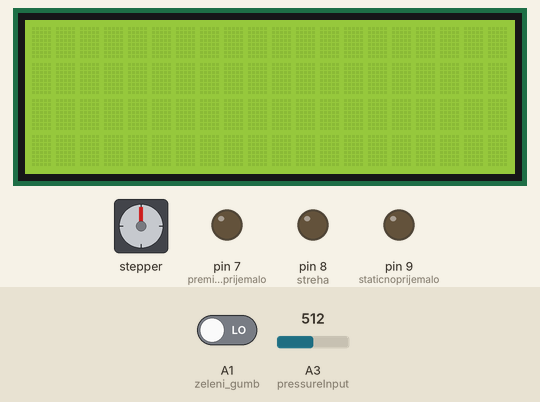
Recording of a sketch running on a simulated Arduino Uno, built with avr-gcc and run on an emulated ATmega328P. Parts: 20×4 character LCD, stepper motor, output pins drawn as LEDs (lit = HIGH). The inputs (shaded band) are chosen by the test bench; at power-on: A3 (pressureInput) = 512, A1 (zeleni_gumb) LOW. Stepper angles assume 200 steps per turn.

Above: at 0.8 s.
0.9 s: A3 (pressureInput) set to 347
3.5 s: A3 (pressureInput) set to 321
5.0 s: A1 (zeleni_gumb) driven HIGH
At 5.6 s:
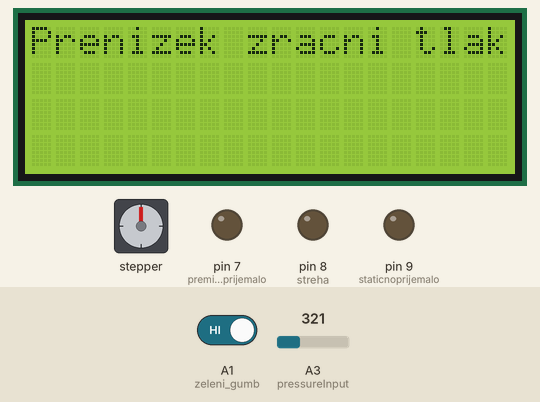
6.5 s: A3 (pressureInput) set to 511
At 8.2 s:
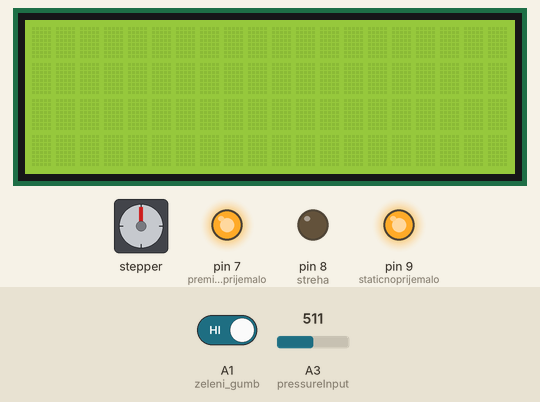
9.5 s: A3 (pressureInput) set to 306
At 10.0 s:
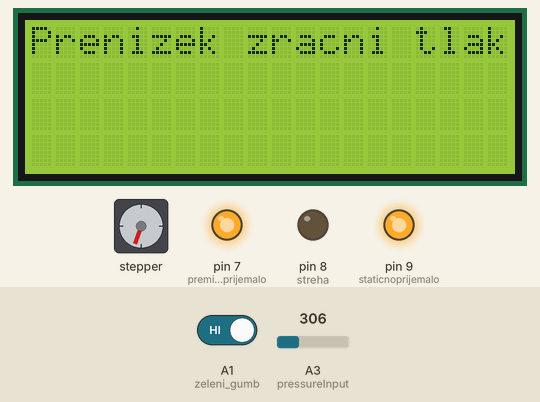
11.0 s: A3 (pressureInput) set to 593
At 27.8 s:
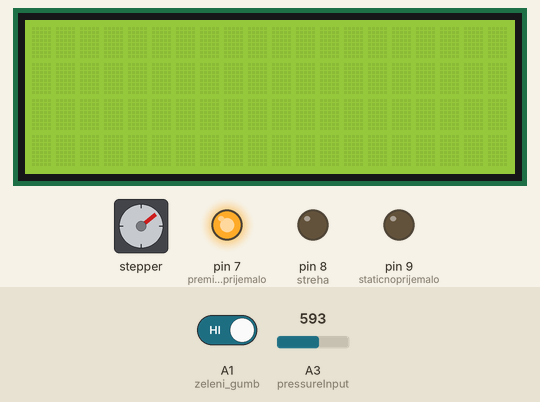
Timing chart, 0 to 30.4 s (numbered marks = the images above; inputs shaded):
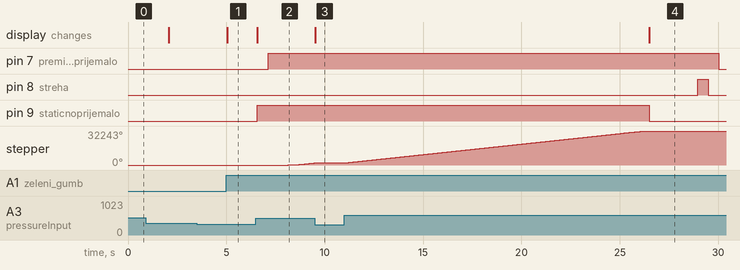

Measured:
- after the input at 3.5 s, every drawn part: stays the same
- after the input at 5.0 s, the display: changes after 0.06 s (image 1)
- after the input at 6.5 s, pin 7 (premicnoprijemalo): LOW → HIGH after 0.62 s; pin 9 (staticnoprijemalo): LOW → HIGH after 0.06 s; stepper: keeps turning clockwise at about 1487°/s, starting after 1.7 s; the display: changes after 0.06 s (image 2)
- after the input at 9.5 s, the display: changes at once (image 3)
- after the input at 11.0 s, pin 7 (premicnoprijemalo): HIGH → LOW after 19.0 s; pin 8 (streha): LOW → HIGH after 18.0 s, → LOW 0.53 s later; pin 9 (staticnoprijemalo): HIGH → LOW after 15.5 s; stepper: turns 30093° clockwise in 15.4 s, then 151° clockwise in 0.92 s; the display: changes after 15.5 s (image 4)

The sketch:

celoten_premik_brez_osnove.ino
```cpp
#include <AccelStepper.h>
#include "Wire.h" //allows communication over i2c devices
#include "LiquidCrystal_I2C.h" //allows interfacing with LCD screens

long initialHoming = -1;
bool newData, runallowed = false; // booleans for new data from serial, and runallowed flag
AccelStepper stepper(1, 13, 11);// direction Digital 9 (CCW), pulses Digital 8 (CLK)
LiquidCrystal_I2C lcd(0x27,20,4);  // set the LCD address to 0x27 for a 16 chars and 2 line display
long st_obdelanih_cevakov = 0;

byte zeleni_gumb = A1; //zeleni gumb SW1
bool buttonState0 = 0;

byte kon_gumb = A0; //koncno stikalo SW2
bool buttonState1 = 0;

byte streha = 8;
byte premicnoprijemalo = 7;
byte staticnoprijemalo = 9;

char pressureInput = A3; //select the analog input pin for the pressure transducer
const int pressureZero = 95; //analog reading of pressure transducer at 0bar
const int pressureMax = 583; //analog reading of pressure transducer at 6bar

const float pretvorba_poti = 8.49;

float tlak = 0; //zacetna vrednost tlaka
float tlak_v_barih = 0;

void setup(){

    lcd.init();                      // initialize the lcd
    lcd.backlight();
    pinMode(zeleni_gumb, INPUT); //stikalo za ukaz, nesklenjeno vraca 0
    pinMode(kon_gumb, INPUT); //koncno stikalo pri lepilnih trakovih, nesklenjeno vraca 0
    pinMode(streha, OUTPUT);
    pinMode(premicnoprijemalo , OUTPUT);
    pinMode(staticnoprijemalo , OUTPUT);
    Serial.begin(9600); //define baud rate
    preveriTlak();
    digitalWrite(streha, LOW); //Streha se spusti, ce je slucajno zgoraj
    preveriTlak();
    digitalWrite(staticnoprijemalo, LOW); //Zacetno prijemalo zaprto
    delay(1000);
    preveriTlak();
    digitalWrite(premicnoprijemalo, LOW); //Premicno prijemalo odprto
    delay(1000);
    kalibracija();
    lcd.print("Pritisnite gumb za nastavitev traku.");
    premor_do_zelenega_gumba();//caka na gumb, za prvi start
    lcd.clear();
    preveriTlak();
    digitalWrite(staticnoprijemalo, HIGH); //Zacetno prijemalo odprto da nastavis trak
}
//Ob koncu kalibracije je spodnje prijemalo odprto, zgornje odprto, miza pa na 0.
void loop() {
    preveriTlak();
    digitalWrite(premicnoprijemalo, LOW); //Premicno prijemalo odprto
    delay(500);
    lcd.print("Stevilo dobrih cevakov: " + String(st_obdelanih_cevakov));
    premor_do_zelenega_gumba();
    lcd.clear();
    lcd.print("Nastavi trak in pritisni gumb.");
    premor_do_zelenega_gumba();//caka na gumb, da matej nastima trak
    lcd.clear();
    preveriTlak();
    digitalWrite(premicnoprijemalo, HIGH); //Premicno prijemalo zaprto
    delay(500);
    preveriTlak();
    digitalWrite(staticnoprijemalo, HIGH); //Zacetno prijemalo odprto in spusti trak
    delay(500);
    lcd.print("Za zacetek pritisni gumb");
    premor_do_zelenega_gumba();//caka na gumb, da matej odmakne roko
    lcd.clear();
    stepper.enableOutputs();
    stepper.setAcceleration(2000);
    stepper.setMaxSpeed(1500);
    preveriTlak();
    long pot = 2110*pretvorba_poti;
    pot = 2100*pretvorba_poti;
    stepper.moveTo(pot);
    while (stepper.currentPosition() != pot){ //miza se premakne z lepilnim trakom na drugo stran
      stepper.run();
      preveriTlak();
      }
    preveriTlak();
    digitalWrite(staticnoprijemalo, LOW); //Zacetno prijemalo zaprto in prime trak na zacetku
    delay(1500);
    stepper.setAcceleration(300);
    stepper.setMaxSpeed(300);
    pot = 2120*pretvorba_poti;
    pot = 2110*pretvorba_poti;
    stepper.moveTo(pot);
    while (stepper.currentPosition() != pot){ //nateg lepila na 2177mm
      stepper.run();
      preveriTlak();
      }
    stepper.disableOutputs(); // ko miza pride na koncno pozicijo, se izklopi
    lcd.print("ce je trak lepo potegnjen, pritisni gumb.");
    premor_do_zelenega_gumba();//caka na gumb, da pregledas ce se je kul potegnl
    lcd.clear();
    preveriTlak();
    digitalWrite(streha, HIGH); //Streha se dvigne
    delay(500);
    lcd.print("Namest cevak in pritisni gumb.");
    premor_do_zelenega_gumba();//caka na gumb, da se cevak namesti
    lcd.clear();
    preveriTlak();
    digitalWrite(streha, LOW); //Streha se spusti
    delay(500);
    lcd.print("Stisni cevak, da se lepilni trak prilepi nanj.");
    premor_do_zelenega_gumba();//caka na gumb, da se lepilni trak nalepi na cevak
    lcd.clear();
    preveriTlak();
    digitalWrite(premicnoprijemalo, LOW); //Premicno prijemalo odprto
    delay(1000);
    lcd.print("Odstranite cevak.");
    premor_do_zelenega_gumba();//caka na gumb, da se lepilni trak odlepi od prijemala
    lcd.clear();
    lcd.print("Dober cevak - zeleni gumb, slab cevak - koncni gumb");
    delay(1000);
    byte pogoj = 0;
    while(!pogoj){
      if(digitalRead(zeleni_gumb)){
        st_obdelanih_cevakov = st_obdelanih_cevakov + 1;
        pogoj = 1;
      }
      if(!digitalRead(kon_gumb)){
        pogoj = 1;
      }
    }
    lcd.clear();
    stepper.enableOutputs(); //Stepper se prizge
    stepper.setAcceleration(2000);
    stepper.setMaxSpeed(5000);
    stepper.moveTo(0);
    while (stepper.currentPosition() != 0){ //miza se premakne nazaj na zacetek
      stepper.run();
      preveriTlak();
      }

}

void preveriTlak(){
  tlak = analogRead(pressureInput); //reads value from input pin and assigns to variable
  tlak_v_barih = (tlak - pressureZero)*6/(pressureMax - pressureZero); //conversion equation
  if (tlak_v_barih < 3){
    lcd.print("Prenizek zracni tlak");
    while (tlak_v_barih < 3){
      delay(250);
      tlak = analogRead(pressureInput); //reads value from input pin and assigns to variable
      tlak_v_barih = (tlak - pressureZero)*6/(pressureMax - pressureZero); //conversion equation
    }
    lcd.clear();
  }
}

void kalibracija(){
  stepper.disableOutputs(); //nastavi vse pine stepperja na LOW
  lcd.print("Nastavi poteg na nulo");
  premor_do_zelenega_gumba();
  lcd.clear();
  stepper.setCurrentPosition(0);
  stepper.disableOutputs(); //nastavi vse pine stepperja na LOW
  // stepper.setMaxSpeed(1000); //SPEED = Steps / second
  // stepper.setAcceleration(800); //ACCELERATION = Steps /(second)^2
  // float cas = 0;
  // while (cas < 1){ //pomicna miza se premakne do lepilnih trakov
  //     stepper.moveTo(initialHoming); //premakne se za initialHoming
  //     initialHoming--; //initialHoming zmanjsa za 1
  //     stepper.run(); //dejanski premik
  //     preveriTlak();
  //     if (digitalRead(kon_gumb) == 0){
  //       cas = cas + 1;
  //     }
  //     }
  // stepper.setCurrentPosition(-180); //koncno stikalo je pri -100
  // stepper.moveTo(0);
  // while (stepper.currentPosition() != 0){ //premakne mizo na 0
  //   stepper.run();
  // }
  // stepper.disableOutputs(); //nastavi vse pine stepperja na LOW
}

void premor_do_zelenega_gumba(){
  while(!digitalRead(zeleni_gumb)){
    delay(1);
  }
}
```
